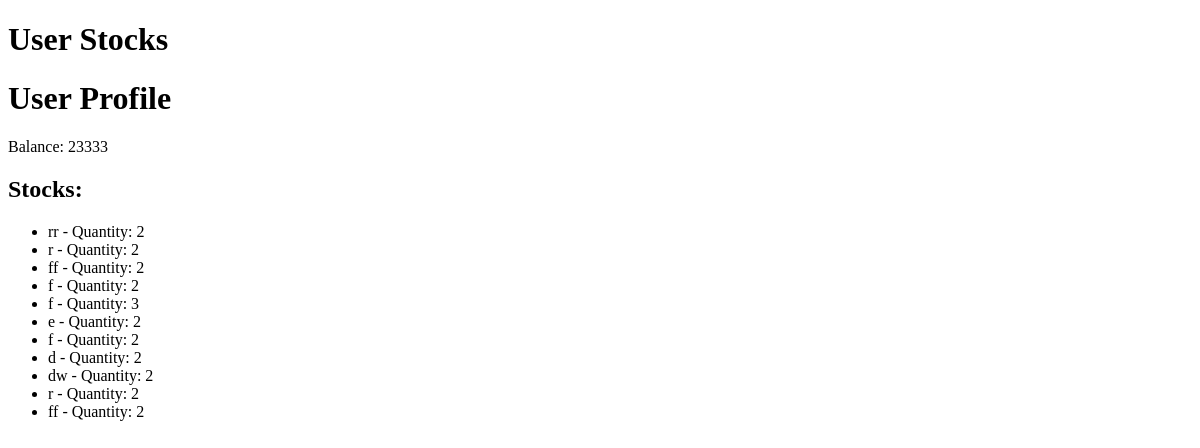
/profile (signed in), run on an earlier commit of the app's database.
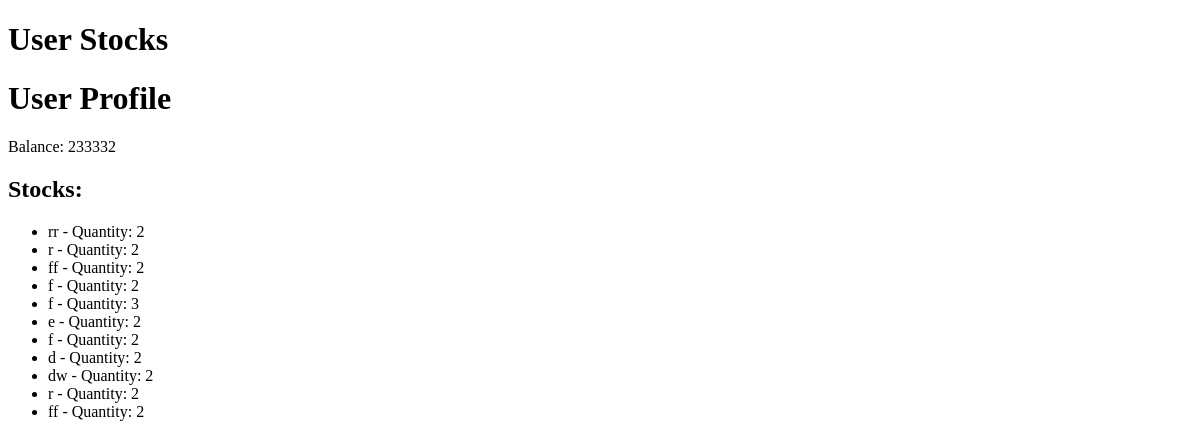
And on a later commit of the database.
### server/models.py (models this page shows)
class User(UserMixin, db.Model):
    id = db.Column(db.Integer, primary_key=True)
    email = db.Column(db.String(100), unique=True)
    password = db.Column(db.String(100))
    name = db.Column(db.String(1000))
    total_balance = db.Column(db.Integer, default=100000)
    stocks = relationship("User_Stocks", backref="User")

### server/main.py (the view)
@main.route("/profile")
def profile():
    if current_user.is_authenticated:
        user = User.query.filter_by(id=current_user.id).first()
        balance = user.total_balance
        user_stocks = User_Stocks.query.filter_by(user_id=current_user.id).all()
        print(user_stocks)
        return render_template("profile.html", balance=balance, user_stocks=user_stocks)
    else:
        return redirect(url_for("auth.login"))

### server/__init__.py (called while the page is built)
def create_app():
    app = Flask(__name__)
    app.config["SECRET_KEY"] = "test-secret"
    app.config["SQLALCHEMY_DATABASE_URI"] = "sqlite:///db.sqlite"
    db.init_app(app)
    migrate = Migrate(app, db)
    login_manager = LoginManager()
    login_manager.login_view = "auth.login"
    login_manager.init_app(app)
    from .models import User
    @login_manager.user_loader
    def load_user(user_id):
        return User.query.get(int(user_id))
    from .auth import auth as auth_blueprint
    app.register_blueprint(auth_blueprint)
    from .main import main as main_blueprint
    app.register_blueprint(main_blueprint)
    from .stock import main as sb
    app.register_blueprint(sb)
    from .admin import ad as admin_blueprint
    app.register_blueprint(admin_blueprint)
    with app.app_context():
        db.create_all()
    return app

### server/templates/profile.html (shortened to what this page needs)
{% if current_user.is_authenticated %}{% block content %}
<!DOCTYPE html>
<html lang="en">
<head>
</head>
<body>
    <h1>User Stocks</h1>
<h1>User Profile</h1>
    <p>Balance: {{ balance }}</p>
    <h2>Stocks:</h2>
    <ul>
        {% for stock in user_stocks %}
        <li>{{ stock.stock }} - Quantity: {{ stock.quantity }}</li>
        {% endfor %}
    </ul>
    </body>
</html>
{% endblock %}{% endif %}

What changed in the data, as far as the page shows it:
changed User: total_balance "23333" → "233332"
